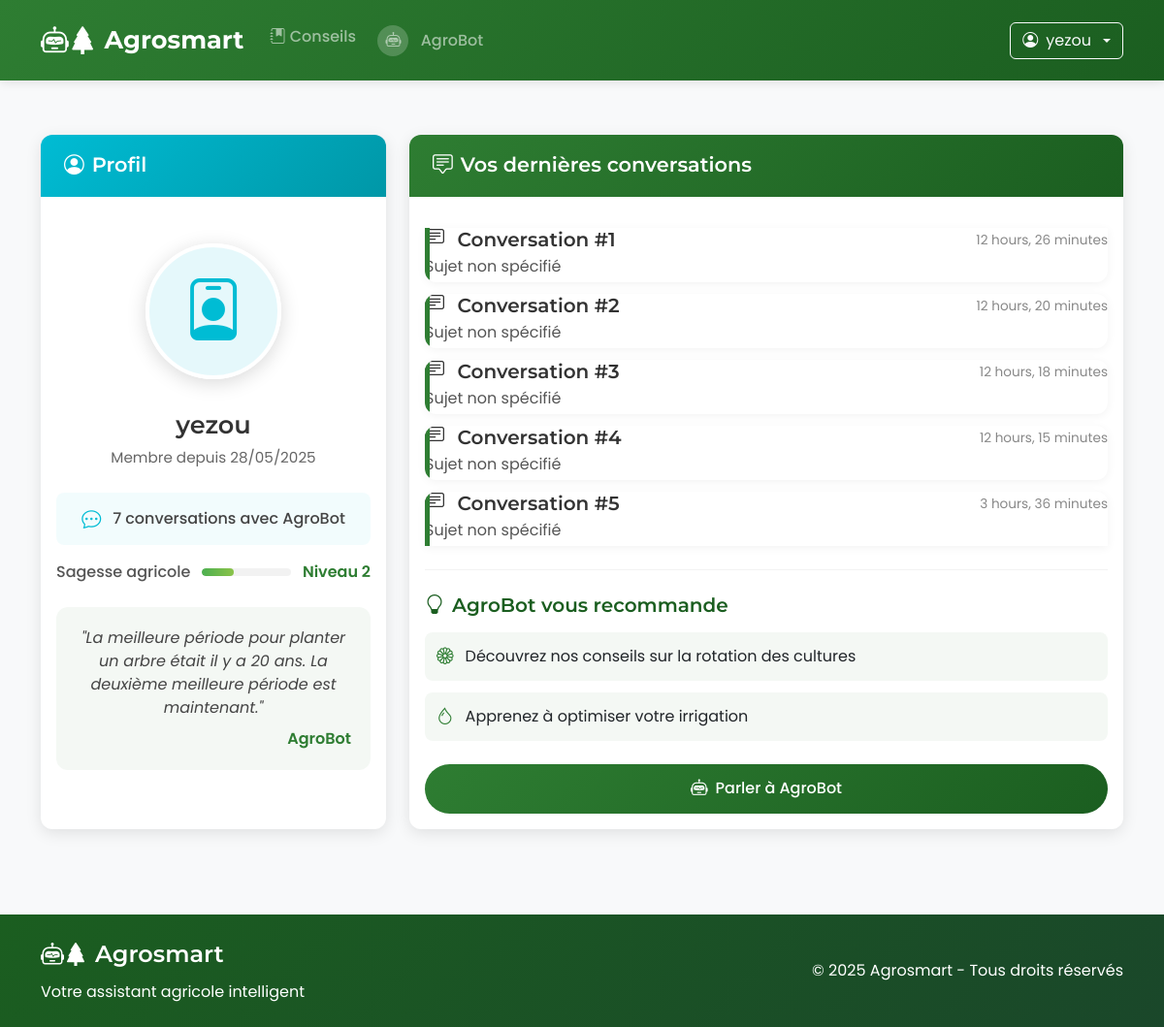
/accounts/profile/ (signed in), run on the app's committed database.
### chat/models.py (models this page shows, shortened)
class Conversation(models.Model):
    utilisateur = models.ForeignKey(User, on_delete=models.CASCADE)
    date_debut = models.DateTimeField(auto_now_add=True)
    date_derniere_activite = models.DateTimeField(auto_now=True)
    sujet = models.CharField(max_length=100, blank=True, null=True)
    termine = models.BooleanField(default=False)

### accounts/views.py (the view)
# urls.py: path('profile/', views.profile, name='profile'),
@login_required
def profile(request):
    return render(request, 'accounts/profile.html')

### accounts/templates/accounts/profile.html (shortened to what this page needs)
{% extends "base.html" %}
{% block content %}
<div class="row">
    <div class="col-lg-4 profile-section">
        <div class="card profile-card h-100">
            <div class="card-header text-white">
                <h3><i class="bi bi-person-circle"></i> Profil</h3>
            </div>
            <div class="card-body text-center">
                <div class="avatar-container">
                    <i class="bi bi-person-badge avatar"></i>
                </div>
                <h4 class="username">{{ user.username }}</h4>
                <p class="member-since">Membre depuis {{ user.date_joined|date:"d/m/Y" }}</p>
                <div class="profile-stat">
                    <i class="bi bi-chat-dots"></i>
                    <span class="profile-stat-text">{{ user.conversation_set.all|length }} conversations avec AgroBot</span>
                </div>
                <div class="farming-wisdom-meter">
                    <span class="wisdom-label">Sagesse agricole</span>
                    <div class="wisdom-bar">
                        <div class="wisdom-progress"></div>
                    </div>
                    <span class="wisdom-level">Niveau 3</span>
                </div>
                <div class="agrobot-quote">
                    <p>"La meilleure période pour planter un arbre était il y a 20 ans. La deuxième meilleure période est maintenant."</p>
                    <div class="agrobot-quote-author">AgroBot</div>
                </div>
            </div>
        </div>
    </div>
    <div class="col-lg-8 profile-section">
        <div class="card conversations-card h-100">
            <div class="card-header text-white">
                <h3><i class="bi bi-chat-square-text"></i> Vos dernières conversations</h3>
            </div>
            <div class="card-body">
                {% with conversations=user.conversation_set.all|slice:":5" %}
                    {% if conversations %}
                    <div class="conversations-list">
                        {% for conv in conversations %}
                        <a href="{% url 'chatbot:interface' %}?conversation={{ conv.id }}"
                           class="list-group-item list-group-item-action conversation-item">
                            <div class="d-flex w-100 justify-content-between align-items-center">
                                <h5 class="mb-1 conversation-title">
                                    <i class="bi bi-chat-left-text me-2"></i>
                                    Conversation #{{ conv.id }}
                                </h5>
                                <small class="conversation-time">{{ conv.date_derniere_activite|timesince }}</small>
                            </div>
                            <p class="mb-1 conversation-subject">{{ conv.sujet|default:"Sujet non spécifié" }}</p>
                        </a>
                        {% endfor %}
                    </div>
                    <div class="agrobot-suggestion">
                        <h5><i class="bi bi-lightbulb"></i> AgroBot vous recommande</h5>
                        <a href="{% url 'agriculture:conseils' %}" class="agrobot-suggestion-item">
                            <i class="bi bi-flower1"></i>
                            <span>Découvrez nos conseils sur la rotation des cultures</span>
                        </a>
                        <a href="{% url 'chatbot:interface' %}" class="agrobot-suggestion-item">
                            <i class="bi bi-droplet"></i>
                            <span>Apprenez à optimiser votre irrigation</span>
                        </a>
                    </div>
                    {% endif %}
                {% endwith %}
                <div class="text-center">
                    <a href="{% url 'chatbot:interface' %}" class="btn chatbot-btn">
                        <i class="bi bi-robot"></i> Parler à AgroBot
                    </a>
                </div>
            </div>
        </div>
    </div>
</div>
{% endblock %}

### agriculture/templates/base.html (shortened to what this page needs)
<!DOCTYPE html>
<html lang="fr">
<head>
    <link href="https://cdn.jsdelivr.net/npm/bootstrap@5.3.0/dist/css/bootstrap.min.css" rel="stylesheet">
    <link rel="stylesheet" href="https://cdn.jsdelivr.net/npm/bootstrap-icons@1.10.0/font/bootstrap-icons.css">
</head>
<body>
    <nav class="navbar navbar-expand-lg navbar-dark">
        <div class="container">
            <a class="navbar-brand" href="/">
                <span class="brand-icon"><i class="bi bi-robot"></i><i class="bi bi-tree-fill"></i></span> Agrosmart
            </a>
            <div class="collapse navbar-collapse" id="navbarNav">
                <ul class="navbar-nav me-auto">
                    <li class="nav-item">
                        <a class="nav-link" href="{% url 'agriculture:conseils' %}">
                            <i class="bi bi-journal-bookmark-fill"></i> Conseils
                        </a>
                    </li>
                    <li class="nav-item">
                        <a class="nav-link" href="{% url 'chatbot:interface' %}">
                            <span class="chatbot-icon"><i class="bi bi-robot"></i></span> AgroBot
                        </a>
                    </li>
                </ul>
                <div class="d-flex">
                    {% if user.is_authenticated %}
                    <div class="dropdown">
                        <button class="btn btn-outline-light dropdown-toggle user-btn" type="button" id="userMenu" data-bs-toggle="dropdown">
                            <i class="bi bi-person-circle"></i> {{ user.username }}
                        </button>
                    </div>
                    {% endif %}
                </div>
            </div>
        </div>
    </nav>
    <main class="container my-4">
        {% block content %}{% endblock %}
    </main>
    <footer class="text-white py-4">
        <div class="container">
            <div class="row align-items-center">
                <div class="col-md-6 text-center text-md-start">
                    <div class="d-flex align-items-center justify-content-center justify-content-md-start">
                        <span class="fs-4 me-2"><i class="bi bi-robot"></i><i class="bi bi-tree-fill"></i></span>
                        <h4 class="mb-0">Agrosmart</h4>
                    </div>
                    <p class="mt-2 mb-0">Votre assistant agricole intelligent</p>
                </div>
                <div class="col-md-6 text-center text-md-end mt-3 mt-md-0">
                    <p class="mb-0">
                        &copy; {% now "Y" %} Agrosmart - Tous droits réservés
                    </p>
                </div>
            </div>
        </div>
    </footer>
</body>
</html>

### agriculture/templates/base.html (style rules this page uses)
:root { --primary-color: #2e7d32; --primary-dark: #1b5e20; --primary-light: #4caf50; --accent-color: #ff8f00; --light-bg: #f8f9fa; --dark-text: #212121; --light-text: #f5f5f5; --gray-light: #e0e0e0; --transition: all 0.3s ease; }
body { font-family: 'Poppins', sans-serif; background-color: var(--light-bg); color: var(--dark-text); min-height: 100vh; display: flex; flex-direction: column; }
h1, h2, h3, h4, h5, h6, .navbar-brand { font-family: 'Montserrat', sans-serif; font-weight: 600; }
.navbar { background: linear-gradient(135deg, var(--primary-color), var(--primary-dark)); box-shadow: 0 2px 10px rgba(0, 0, 0, 0.1); padding: 0.8rem 1rem; }
.navbar-brand { font-size: 1.6rem; font-weight: 700; display: flex; align-items: center; gap: 0.5rem; }
.navbar-brand .brand-icon { font-size: 1.8rem; }
.nav-link { position: relative; font-weight: 500; padding: 0.8rem 1rem; margin: 0 0.2rem; border-radius: 0.25rem; }
main { flex: 1; padding: 2rem 0; }
.card { border: none; box-shadow: 0 4px 12px rgba(0, 0, 0, 0.08); border-radius: 0.5rem; overflow: hidden; transition: var(--transition); }
footer { background: linear-gradient(135deg, var(--primary-dark), #1a472a); padding: 2rem 0; margin-top: auto; }
.chatbot-icon { display: inline-flex; align-items: center; justify-content: center; border-radius: 50%; background-color: rgba(255, 255, 255, 0.2); width: 2rem; height: 2rem; margin-right: 0.5rem; }
.user-btn { display: flex; align-items: center; gap: 0.5rem; }

### data on the page
Conversation: id "1", date_derniere_activite "12 hours, 26 minutes", sujet "Sujet non spécifié"
Conversation: id "2", date_derniere_activite "12 hours, 20 minutes", sujet "Sujet non spécifié"
Conversation: id "3", date_derniere_activite "12 hours, 18 minutes", sujet "Sujet non spécifié"
Conversation: id "4", date_derniere_activite "12 hours, 15 minutes", sujet "Sujet non spécifié"
Conversation: id "5", date_derniere_activite "3 hours, 36 minutes", sujet "Sujet non spécifié"

### other printed values
{{ user.username }} "yezou"
{{ user.date_joined|date:"d/m/Y" }} "28/05/2025"
{{ user.conversation_set.all|length }} "7"
